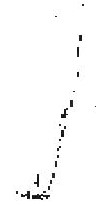
#> input picture SVR/Z_SWGO_I_59140_20180923020000_O_INSD_DIS(cutF).jpg, 96 x 206 px
$ python SVR-Type3.py
#> lines starting #> are read from the running program, lines starting #| are printed output that depends on the picture; after the words box and inside, x2 and y2 are one past the last pixel; in counts of white or black regions, pixels touching at a corner belong together

#!/usr/bin/python
# -*- coding:utf-8 -*-

import numpy as np
from sklearn import svm
import matplotlib.pyplot as plt
from PIL import Image

if __name__ == "__main__":
    '''
    N = 50
    np.random.seed(0)
    x = np.sort(np.random.uniform(0, 6, N), axis=0)
    y = 2*np.sin(x)
    x = x.reshape(-1, 1)
    print ('x =\n', x)
    print ('y =\n', y)
    '''
        #############################################################################

    # 图片二值化

    img = Image.open('Z_SWGO_I_59140_20180923020000_O_INSD_DIS(cutF).jpg')
#> img is the input picture: PIL image 96x206 RGB; min 0, max 255, mean 250.5

    # 模式L”为灰色图像，它的每个像素用8个bit表示，0表示黑，255表示白，其他数字表示不同的灰度。
    Img = img.convert('L')
    Img.save("test1.jpg")

    # 自定义灰度界限，大于这个值为黑色，小于这个值为白色
    threshold = 200

    table = []
    for i in range(256):
        if i < threshold:
            table.append(0)
        else:
            table.append(1)

    # 图片二值化
    photo = Img.point(table, '1')
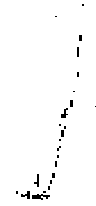
#> photo: PIL image 96x206 1; 98.2% white; black in thin lines or dots, all inside (x1, y1, x2, y2) = (16, 4, 96, 200)
    #photo.save("test2.jpg")
    #photo就是二值化后的图片
    matrix1 = np.array(photo)
    matrix2=matrix1.astype(int)
    width1,height1 = img.size
#> width1 = 96; height1 = 206
    i=j=0
    Xa=[]
    Ya=[]

    #X=[x for y in matrix2 for x in y]
    #矩阵降维
    X=matrix2.reshape(-1)
#> X = 19776 values, max 1 at index 0, min 0 at index 466, mean 0.982
    print(len(X))
#| 19776


    for j in range(height1):
        for i in range(width1):
            if X[i+width1*j]==0:
                Xa.append([i])
                m=height1 - j
                Ya.append([m])

    Xa1=np.array(Xa,dtype=float)
    Ya1=np.array(Ya,dtype=float)
    plt.plot(Xa1, Ya1, 'mo', markersize=2)
    #############################################################################
    # 数据
    x = np.array(Xa1)
    y = np.array(Ya1)
    print ('SVR - RBF')
    svr_rbf = svm.SVR(kernel='rbf', gamma=0.01, C=20)
    svr_rbf.fit(x, y)
    '''
    print ('SVR - Linear')
    svr_linear = svm.SVR(kernel='linear', C=100)
    svr_linear.fit(x, y)
    '''
    '''
    print ('SVR - Polynomial')
    svr_poly = svm.SVR(kernel='poly', degree=2, C=100)
    svr_poly.fit(x, y)
    '''
    print ('Fit OK.')

    # 思考：系数1.1改成1.5
    x_test = np.linspace(x.min(), x.max(), 100).reshape(-1, 1)
#> x_test = 100 values from 16 to 95
    y_rbf = svr_rbf.predict(x_test)
    #y_linear = svr_linear.predict(x_test)
    #y_poly = svr_poly.predict(x_test)
    #显示RBF 拟合结果
    #plt.plot(x_test, y_rbf, 'r-', linewidth=2, label='RBF Kernel')

    plt.figure(figsize=(9, 8), facecolor='w')
    plt.plot(x_test, y_rbf, 'r-', linewidth=2, label='RBF Kernel')
    #plt.plot(x_test, y_linear, 'g-', linewidth=2, label='Linear Kernel')
    #plt.plot(x_test, y_poly, 'b-', linewidth=2, label='Polynomial Kernel')
    #plt.plot(x, y, 'mo', markersize=6)
    plt.scatter(x[svr_rbf.support_], y[svr_rbf.support_], s=1, c='r', marker='*', label='RBF Support Vectors')
    plt.legend(loc='lower left')
    plt.title('SVR', fontsize=16)
    plt.xlabel('X')
    plt.ylabel('Y')
    plt.grid(True)
    plt.show()
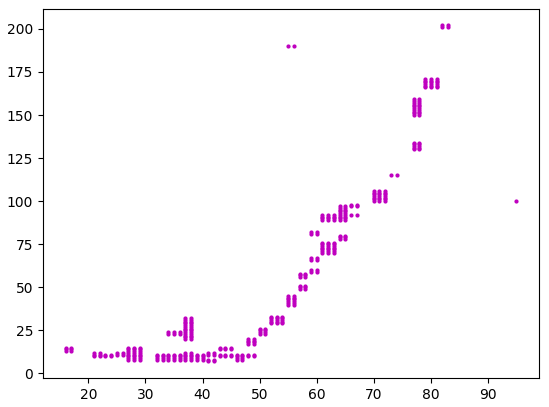
#> figure drawn by matplotlib, 1 panel
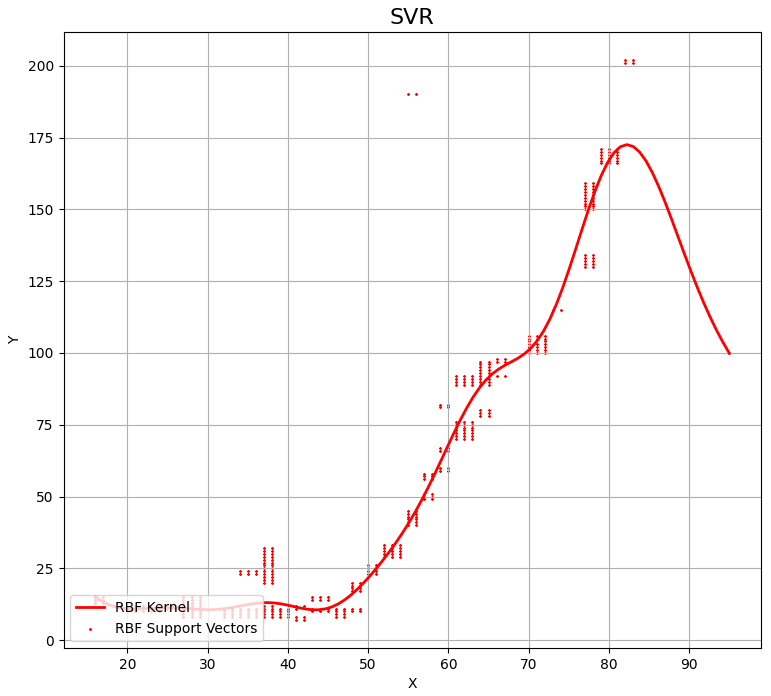
#> figure drawn by matplotlib, 1 panel; curve peaks at x = 82.23, y = 172.5

$ run again, with SVR/20130408140700(cut).jpg copied over SVR/Z_SWGO_I_59140_20180923020000_O_INSD_DIS(cutF).jpg
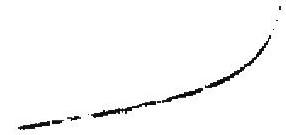
#> input picture SVR/20130408140700(cut).jpg, 286 x 135 px
#> img is the input picture: PIL image 286x135 RGB; min 0, max 255, mean 249
#> `photo = Img.point(table, '1')`:
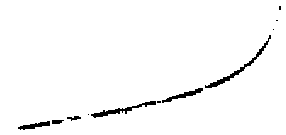
#> photo: PIL image 286x135 1; 97.6% white; 11 black regions (5 under 20 px), largest, box (x1, y1, x2, y2) and area: (205, 35, 271, 88) 295, (91, 101, 156, 118) 246, (162, 88, 203, 103) 165, (18, 121, 50, 130) 133, (52, 120, 64, 124) 40, (67, 116, 81, 121) 38
#| 38610
#> `plt.show()`:
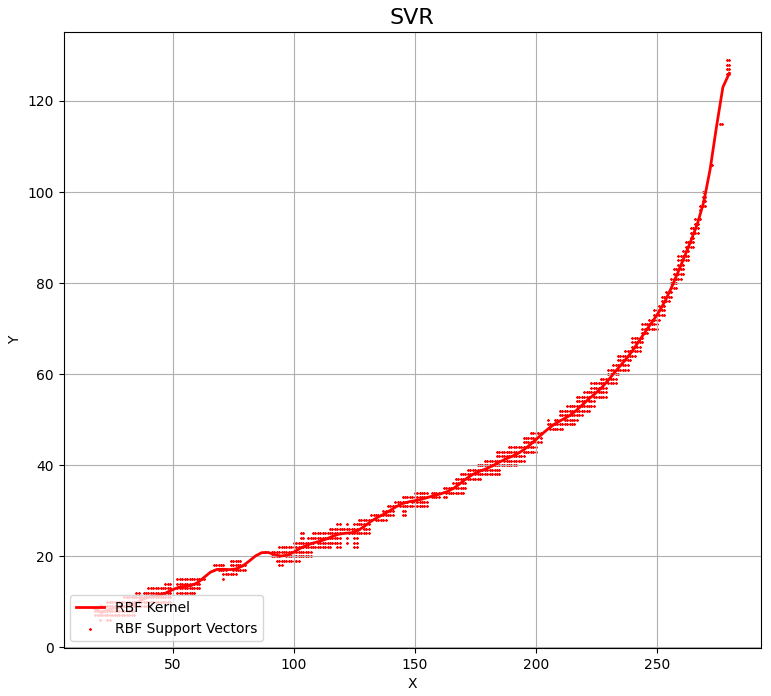
#> figure drawn by matplotlib, 1 panel; curve peaks at x = 280, y = 126.1

$ run again, with SVR/20130408140700.jpg copied over SVR/Z_SWGO_I_59140_20180923020000_O_INSD_DIS(cutF).jpg
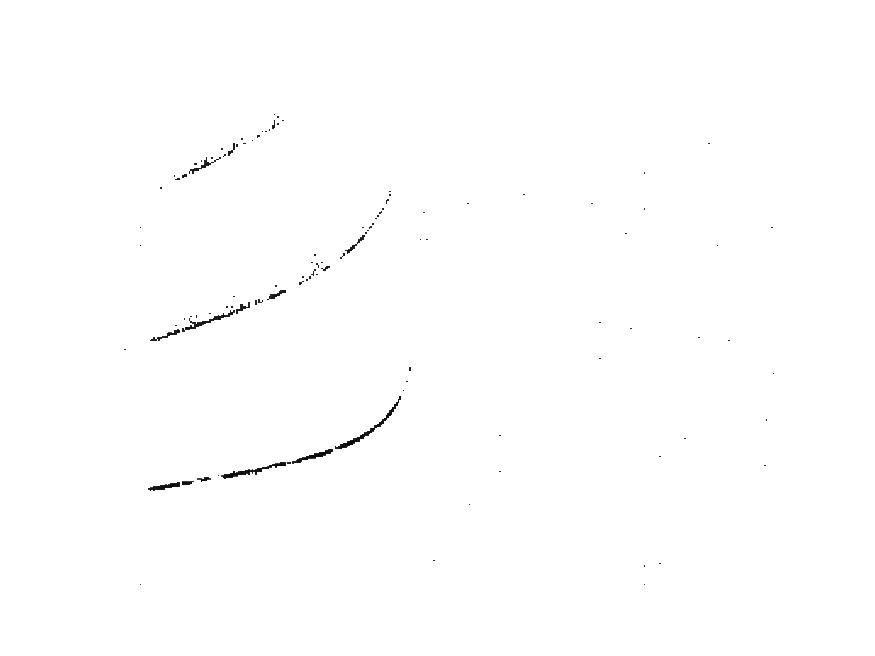
#> input picture SVR/20130408140700.jpg, 875 x 656 px
#> img is the input picture: PIL image 875x656 RGB; min 0, max 255, mean 254.2
#> photo: PIL image 875x656 1; 99.7% white; 108 black regions (94 under 20 px), largest, box (x1, y1, x2, y2) and area: (335, 396, 401, 449) 295, (221, 462, 286, 479) 246, (182, 310, 235, 332) 195
#| 574000
#> `plt.show()`:
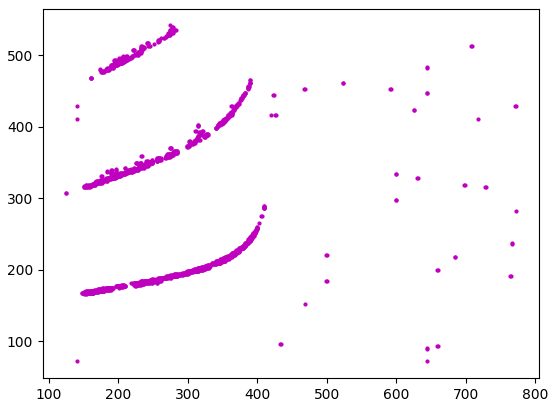
#> figure drawn by matplotlib, 1 panel
#> `plt.show()`:
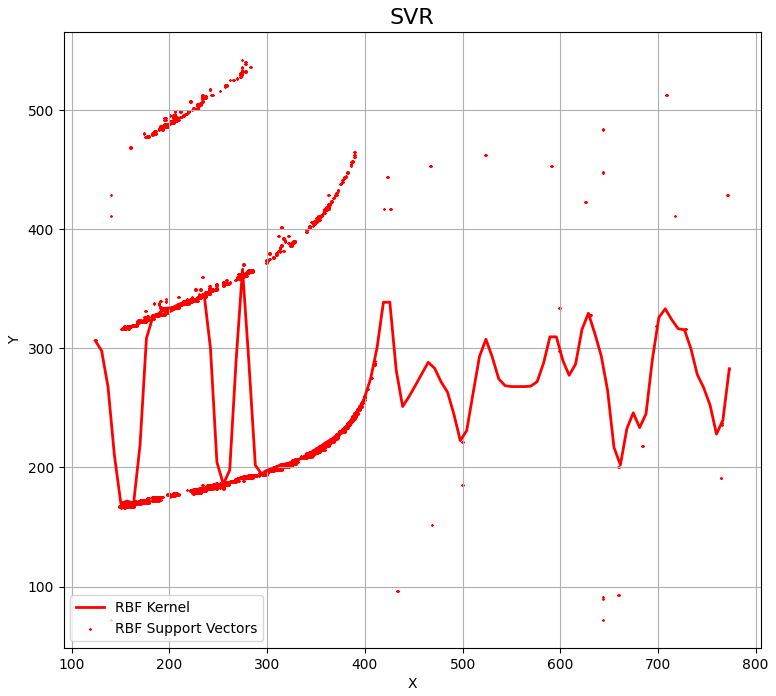
#> figure drawn by matplotlib, 1 panel; curve peaks at x = 274.8, y = 366.4

$ run again, with SVR/20161122110000(cut).jpg copied over SVR/Z_SWGO_I_59140_20180923020000_O_INSD_DIS(cutF).jpg
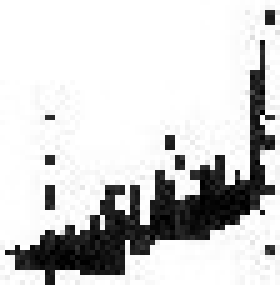
#> input picture SVR/20161122110000(cut).jpg, 56 x 57 px (shown 5 times larger)
#> img is the input picture: PIL image 56x57 RGB; min 0, max 255, mean 208.9
#> `photo = Img.point(table, '1')`:
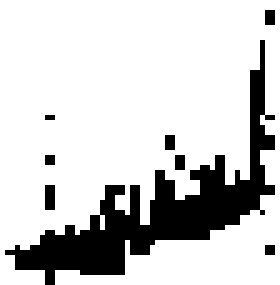
#> photo: PIL image 56x57 1 (shown 5 times larger); 80.8% white; 8 black regions (7 under 20 px), largest, box (x1, y1, x2, y2) and area: (1, 8, 55, 57) 574
#> X = 3192 values, max 1 at index 0, min 0 at index 165, mean 0.808
#| 3192
#> `plt.show()`:
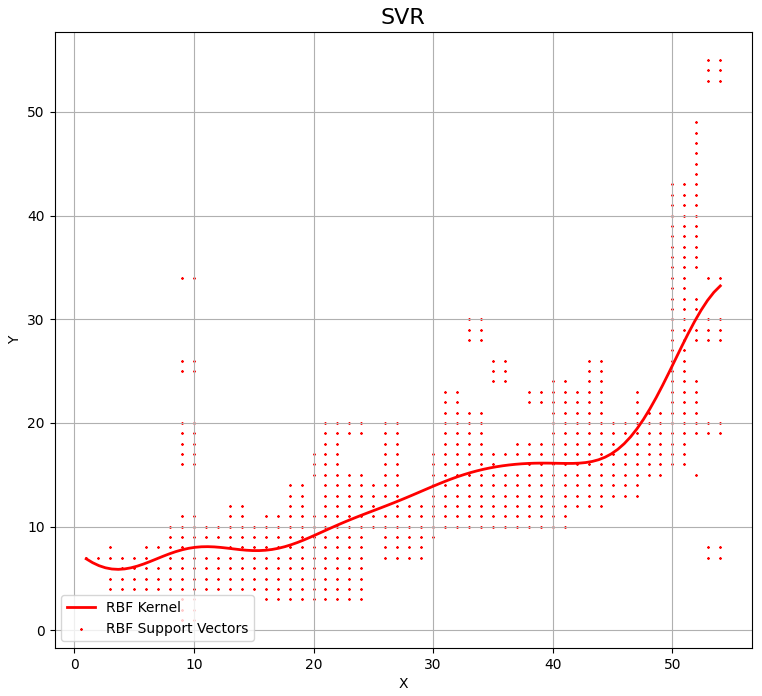
#> figure drawn by matplotlib, 1 panel; curve peaks at x = 54, y = 33.22
